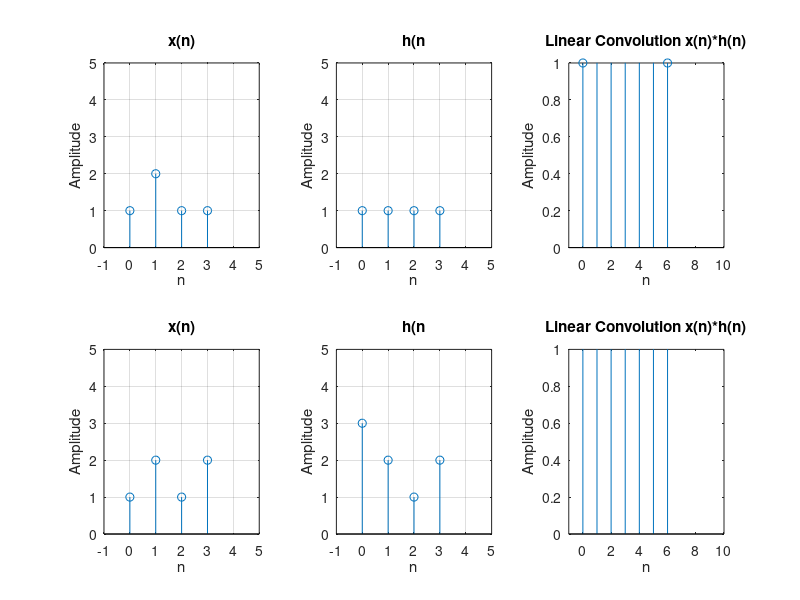

Source code (MATLAB):
%Q1
% Linear Convolution of :- Q1: x(n)=[1 2 1 1]  , h(n)=[1 1 1 1]

clc;
clear;
close;
t = 0:1:6;
t1 = 0:1:3;
t2 = 0:1:3;
xn1 = [1 2 1 1];
hn1 = [1 1 1 1];
yn1 = conv(xn1, hn1);
disp(yn1);
subplot(2,3,1);
stem(t1,xn1);
axis([-1 5 0 5]);
xlabel('n');
ylabel('Amplitude');
title('x(n)');
grid;
subplot(2,3,2);
stem(t2,hn1);
xlabel('n');
ylabel('Amplitude');
grid;
axis([-1 5 0 5]);
title('h(n');
subplot(2,3,3);
stem(t,yn1);
grid;
xlabel('n');
ylabel('Amplitude');
grid;
xlabel('n');
ylabel('Amplitude');
axis([-1 10 0 1]);
title('Linear Convolution x(n)*h(n)');

%Q2
% Linear Convolution of x(n)=[1 2 1 2]  , h(n)=[3 2 1 2]

t = 0:1:6;
t1 = 0:1:3;
t2 = 0:1:3;
xn1 = [1 2 1 2];
hn1 = [3 2 1 2];
yn1 = conv(xn1, hn1);
disp(yn1);
subplot(2,3,4);
stem(t1,xn1);
axis([-1 5 0 5]);
xlabel('n');
ylabel('Amplitude');
title('x(n)');
grid;
subplot(2,3,5);
stem(t2,hn1);
xlabel('n');
ylabel('Amplitude');
grid;
axis([-1 5 0 5]);
title('h(n');
subplot(2,3,6);
stem(t,yn1);
grid;
xlabel('n');
ylabel('Amplitude');
grid;
xlabel('n');
ylabel('Amplitude');
axis([-1 10 0 1]);
title('Linear Convolution x(n)*h(n)');